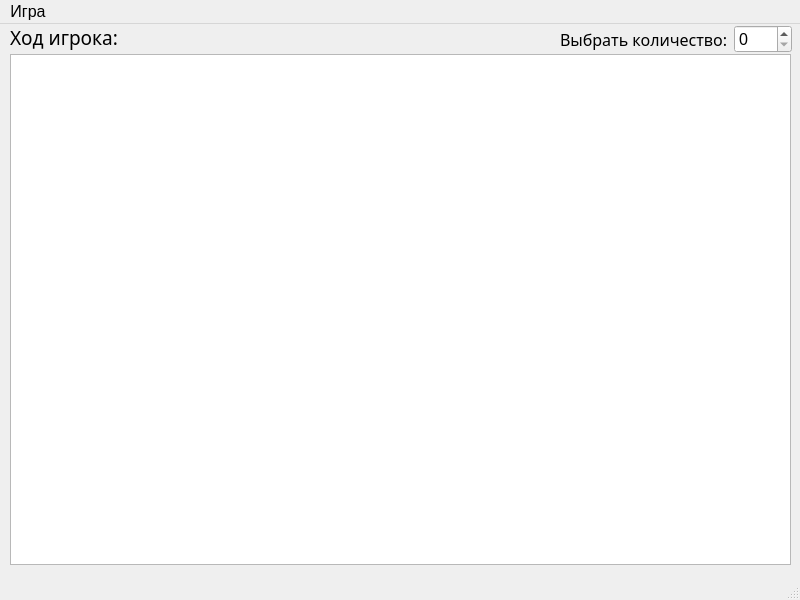
<?xml version="1.0" encoding="UTF-8"?>
<ui version="4.0">
 <class>game</class>
 <widget class="QMainWindow" name="game">
  <property name="geometry">
   <rect>
    <x>0</x>
    <y>0</y>
    <width>800</width>
    <height>600</height>
   </rect>
  </property>
  <property name="font">
   <font>
    <pointsize>12</pointsize>
    <italic>false</italic>
    <underline>false</underline>
   </font>
  </property>
  <property name="windowTitle">
   <string>Палочки</string>
  </property>
  <property name="windowIcon">
   <iconset resource="resources.qrc">
    <normaloff>:/img/img/stick.png</normaloff>:/img/img/stick.png</iconset>
  </property>
  <widget class="QWidget" name="centralwidget">
   <widget class="QGraphicsView" name="graphicsView">
    <property name="geometry">
     <rect>
      <x>10</x>
      <y>30</y>
      <width>781</width>
      <height>511</height>
     </rect>
    </property>
   </widget>
   <widget class="QWidget" name="layoutWidget">
    <property name="geometry">
     <rect>
      <x>560</x>
      <y>0</y>
      <width>232</width>
      <height>30</height>
     </rect>
    </property>
    <layout class="QHBoxLayout" name="horizontalLayout">
     <item>
      <widget class="QLabel" name="label">
       <property name="font">
        <font>
         <family>Montserrat</family>
         <pointsize>12</pointsize>
         <italic>false</italic>
         <underline>false</underline>
        </font>
       </property>
       <property name="text">
        <string>Выбрать количество:</string>
       </property>
      </widget>
     </item>
     <item>
      <widget class="QSpinBox" name="spinBox"/>
     </item>
    </layout>
   </widget>
   <widget class="QLabel" name="label_2">
    <property name="geometry">
     <rect>
      <x>10</x>
      <y>0</y>
      <width>113</width>
      <height>26</height>
     </rect>
    </property>
    <property name="font">
     <font>
      <family>Montserrat</family>
      <pointsize>14</pointsize>
      <italic>false</italic>
      <underline>false</underline>
     </font>
    </property>
    <property name="text">
     <string>Ход игрока:</string>
    </property>
   </widget>
   <widget class="QLabel" name="lab_currentPlayerName">
    <property name="geometry">
     <rect>
      <x>130</x>
      <y>0</y>
      <width>441</width>
      <height>26</height>
     </rect>
    </property>
    <property name="font">
     <font>
      <family>Montserrat</family>
      <pointsize>14</pointsize>
      <italic>false</italic>
      <underline>false</underline>
     </font>
    </property>
    <property name="styleSheet">
     <string notr="true">color: red;</string>
    </property>
    <property name="text">
     <string/>
    </property>
   </widget>
  </widget>
  <widget class="QStatusBar" name="statusbar"/>
  <widget class="QMenuBar" name="menubar">
   <property name="geometry">
    <rect>
     <x>0</x>
     <y>0</y>
     <width>800</width>
     <height>26</height>
    </rect>
   </property>
   <widget class="QMenu" name="menu">
    <property name="title">
     <string>Игра</string>
    </property>
    <addaction name="action"/>
   </widget>
   <addaction name="menu"/>
  </widget>
  <action name="action">
   <property name="text">
    <string>Завершить игру</string>
   </property>
  </action>
 </widget>
 <resources>
  <include location="resources.qrc"/>
 </resources>
 <connections/>
</ui>
